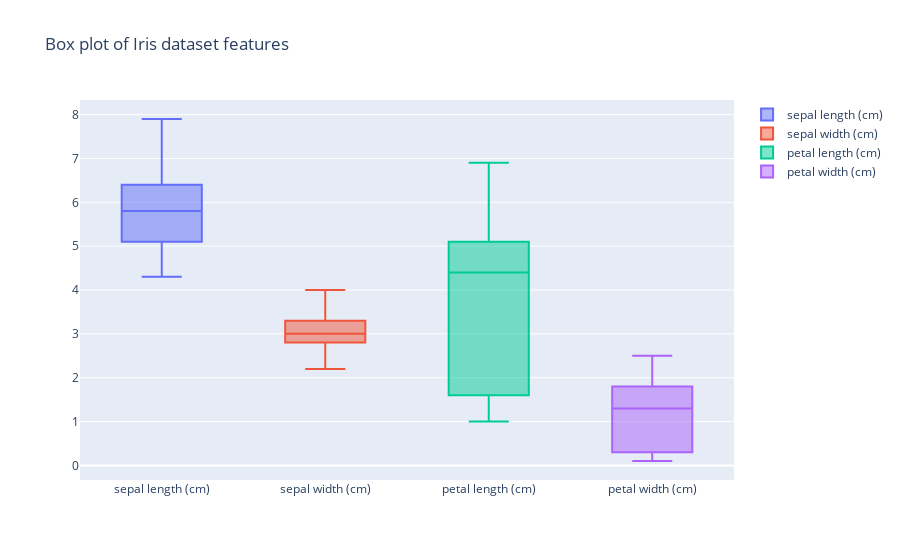

This figure's notebook cell:
### Code cell
# Box plot of the columns to see outliers
fig = go.Figure()
for col in iris.feature_names:
    fig.add_trace(go.Box(y=iris_df[col], name=col))
fig.update_layout(title='Box plot of Iris dataset features')
fig.show()

### Figure 1 — Plotly figure (JSON) as saved in the notebook; plotly's stock layout.template omitted (floating-point values rounded to 4 significant figures; data arrays with more than 128 entries replaced by an {"elided": "..."} marker saying what was removed)
{"data": [{"name": "sepal length (cm)", "type": "box", "y": {"elided": "145 float values"}}, {"name": "sepal width (cm)", "type": "box", "y": {"elided": "145 float values"}}, {"name": "petal length (cm)", "type": "box", "y": {"elided": "145 float values"}}, {"name": "petal width (cm)", "type": "box", "y": {"elided": "145 float values"}}], "layout": {"title": {"text": "Box plot of Iris dataset features"}}}
